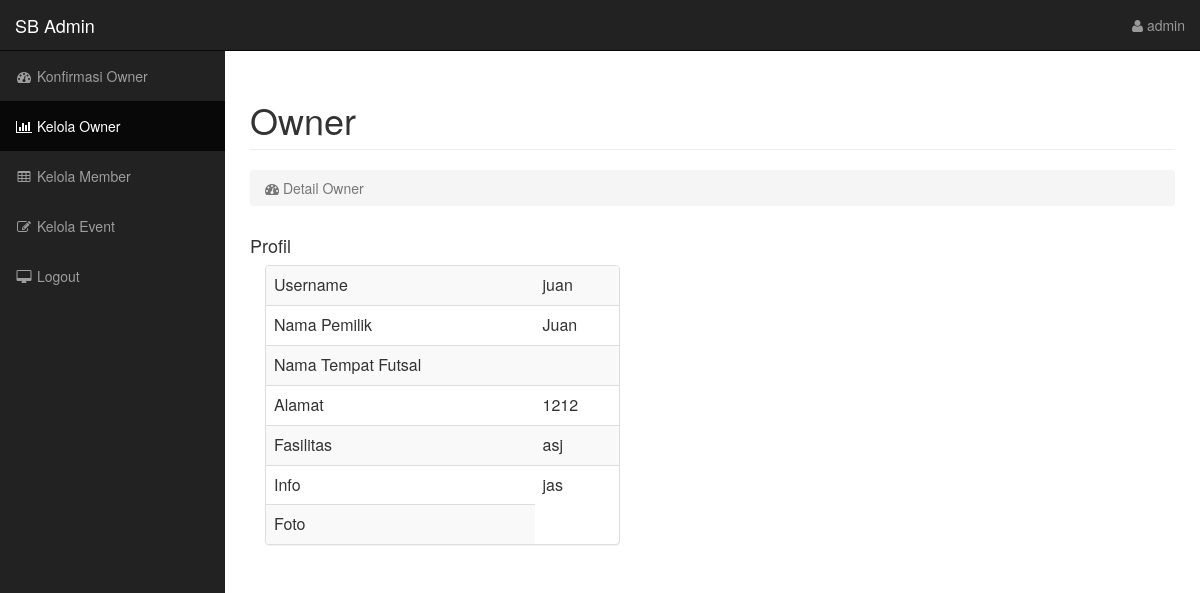
The app's page /admin/index.php?p=manage-owner&act=detail&id=1 (signed in) with its own data.
### tables this page shows
CREATE TABLE `owner_futsal` (
  `id_owner` int(11) NOT NULL,
  `username_owner` varchar(30) DEFAULT NULL,
  `password_owner` varchar(32) DEFAULT NULL,
  `nama_owner` varchar(30) DEFAULT NULL,
  `telp` varchar(50) DEFAULT NULL,
  `nama_futsal` varchar(50) DEFAULT NULL,
  `alamat_futsal` varchar(500) DEFAULT NULL,
  `fasilitas` varchar(300) DEFAULT NULL,
  `info_futsal` text,
  `foto_futsal` varchar(20) DEFAULT NULL,
  `status_aktif` enum('0','1') DEFAULT NULL
);

### admin/includes/manage-owner/info.php (the view, shortened to what this page needs)
<?php
$id = $_GET['id'];
$query = mysqli_query($conn,"select * from owner_futsal where id_owner = ".$id);
$obj = mysqli_fetch_object($query);
 ?>
                <div class="row">
                    <div class="col-lg-12">
                        <h1 class="page-header">
                            Owner
                        </h1>
                        <ol class="breadcrumb">
                            <li class="active">
                                <i class="fa fa-dashboard"></i> Detail Owner
                            </li>
                        </ol>
                    </div>
                </div>
                <div class="row">
                    <div class="col-lg-12">
<h4>Profil</h4>
<div class="col-lg-12" style="margin: 0 auto;float: none;">
<div class="row">
<div class="col-lg-5">
		<div class="panel panel-default">
				<table class="table table-striped">
										<tr>
						<td>Username</td><td><?php echo $obj->username_owner; ?></td>
					</tr>
					<tr>
						<td>Nama Pemilik</td><td><?php echo $obj->nama_owner; ?></td>
					</tr>
					<tr>
						<td>Nama Tempat Futsal</td><td><?php echo $obj->nama_futsal; ?></td>
					</tr>
					<tr>
						<td>Alamat</td><td><?php echo $obj->telp; ?></td>
					</tr>
					<tr>
						<td>Fasilitas</td><td><?php echo $obj->fasilitas; ?></td>
					</tr>
					<tr>
						<td>Info</td><td><?php echo $obj->info_futsal; ?></td>
					</tr>
					<tr>
						<td>Foto</td>
					</tr>
				</table>
		</div>
</div>
</div>
</div>
</div>
</div>

### admin/assets/css/sb-admin.css (style rules this page uses)
body { margin-top: 100px; background-color: #222; }
@media (min-width:768px) { body { margin-top: 50px; } }

### records on screen
owner_futsal: username_owner "juan", nama_owner "Juan", telp "1212", fasilitas "asj", info_futsal "jas"

### other values on screen
$_SESSION['username'] "admin"
